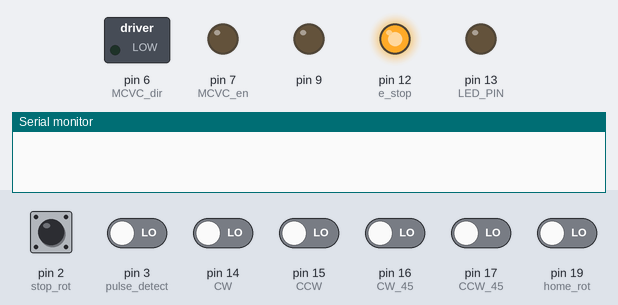
A sketch run on a simulated Arduino Uno, built with avr-gcc and run on an emulated ATmega328P. On the bench: switched loads named in the sketch (green lamp = pin HIGH), output pins drawn as LEDs (lit = HIGH), the last lines printed to the serial monitor. Dashed ring = blinking. Inputs (shaded band) come from the test bench; at power-on: pin 2 (stop_rot), pin 3 (pulse_detect), pin 14 (CW), pin 15 (CCW), pin 16 (CW_45), pin 17 (CCW_45), pin 19 (home_rot) LOW.

Above: at 1.2 s.
1.3 s: pin 14 (CW) driven HIGH
At 2.2 s:
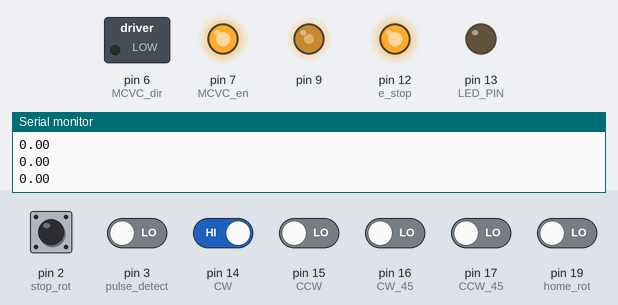
2.8 s: pin 2 (stop_rot) pulled HIGH for 0.15 s
At 2.87 s:
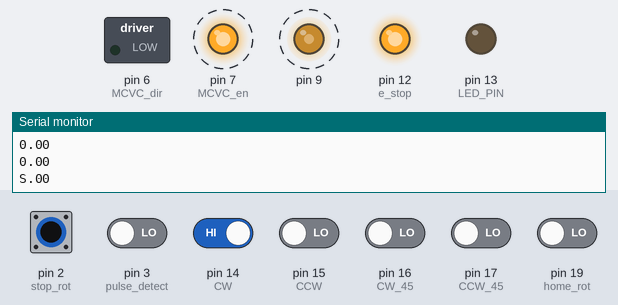
4.4 s: pin 2 (stop_rot) driven HIGH and pin 15 (CCW) driven HIGH
At 5.6 s:
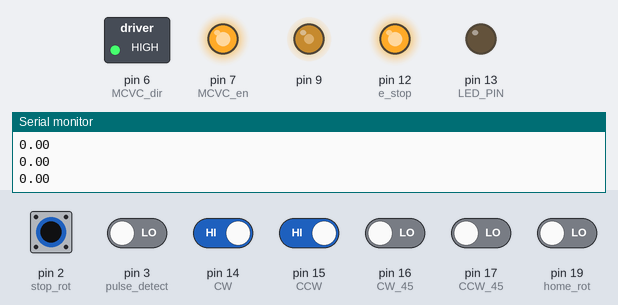
5.9 s: pin 2 (stop_rot) driven LOW
At 6.8 s:
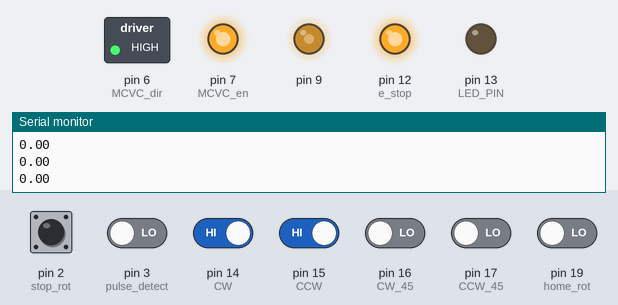
7.4 s: pin 2 (stop_rot) pulsed HIGH 5 times (0.12 s each, 0.3 s apart)
At 7.83 s:
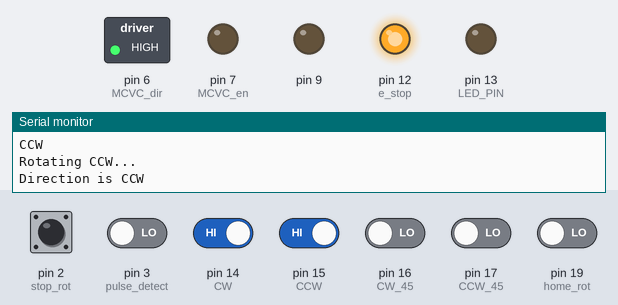
Timing chart, 0 to 10.4 s (numbered marks = the images above; inputs shaded):
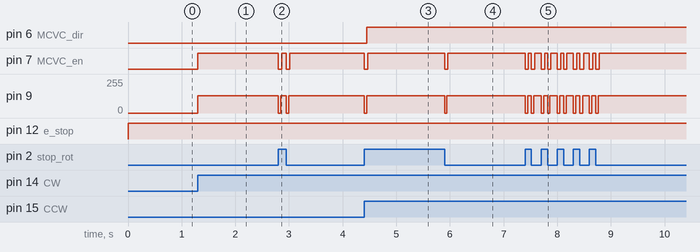

Measured:
- after the input at 1.3 s, pin 7 (MCVC_en): LOW → HIGH at once; pin 9: 0/255 → 128/255 at once
- after the input at 2.8 s, pin 7 (MCVC_en): alternates HIGH for 0.09 s and LOW for 0.06 s, 4 changes in all, then stays HIGH, starting at once; pin 9: alternates 128/255 for 0.10 s and 0/255 for 0.05 s, 4 changes in all, then stays 128/255, starting at once
- after the input at 4.4 s, pin 6 (MCVC_dir): LOW → HIGH after 0.05 s; pin 7 (MCVC_en): HIGH → LOW at once, → HIGH 0.07 s later; pin 9: 128/255 → 0/255 at once, → 128/255 0.05 s later
- after the input at 5.9 s, pin 7 (MCVC_en): HIGH → LOW at once, → HIGH 0.06 s later; pin 9: 128/255 → 0/255 at once, → 128/255 0.04 s later
- after the input at 7.4 s, pin 7 (MCVC_en): HIGH → LOW at once, then repeats every 0.30 s: HIGH 0.06 s, LOW 0.06 s, HIGH 0.12 s, LOW 0.06 s, until it stays HIGH from 8.8 s; pin 9: 128/255 → 0/255 at once, then repeats every 0.30 s: 128/255 0.07 s, 0/255 0.05 s, 128/255 0.13 s, 0/255 0.05 s, until it stays 128/255 from 8.8 s

The sketch:

robot_positioner_v0.53.ino
```cpp
#include <TimerOne.h>
// global variable declarations
int LED_PIN = 13; // LED status on pin 13
int e_stop = 12;
int CCW = 15;
int CW = 14;
int CW_45 = 16;
int CCW_45 = 17;
int home_rot = 19;
int stop_rot = 2;
int pulse_detect = 3; // interrupt pin for encoder
int MCVC_freq = 9; // Sets motor frequency
int MCVC_dir = 6; // Sets motor direction
int MCVC_en = 7;

long pulses = 4;
long gear_ratio = 500;
float pos = 90; // variable to store the servo position
int home_pos = 90;
int stop_flag = 0;
int update_count = 0;

unsigned long currentMillis = 0;
unsigned long previousMilis = 0;

// need some math calculations for the servo motor for specific rotations

/******Setup******/
void setup() {
  Serial.begin(9600);
  pinMode(LED_PIN, OUTPUT); // sets the digital pin as output

  pinMode(e_stop, OUTPUT);

  //pinMode(MCVC_freq, OUTPUT);
  pinMode(MCVC_dir, OUTPUT);
  pinMode(MCVC_en, OUTPUT);

  pinMode(CCW, INPUT);
  pinMode(CW, INPUT);
  pinMode(CW_45, INPUT);
  pinMode(CCW_45, INPUT);
  pinMode(home_rot, INPUT);

  Timer1.initialize(200); // set period
  attachInterrupt(digitalPinToInterrupt(stop_rot), stop_rotating , CHANGE);
  attachInterrupt(digitalPinToInterrupt(pulse_detect), pulse_count_ISR , CHANGE);
}


/******Wait for Rotations to Finish******/
void wait_rotate(int degrees) {
  float pulse_count = 0;
  float rot_direction;
  long abs_degrees = degrees;
  if (degrees > 0){
    rot_direction = -1;
  }
  else {
    rot_direction = 1;
    abs_degrees = degrees * (-1);
    Serial.print(degrees);
    Serial.print(abs_degrees);
  }
  float pulses_to_count = (abs_degrees*pulses*gear_ratio)/360.0;
  Serial.print((pulses_to_count));
  Serial.print("\n");
  attachInterrupt(digitalPinToInterrupt(pulse_detect), pulse_count_ISR , CHANGE);
  interrupts();
  while ((pulse_count < pulses_to_count) && (stop_flag == 0)){
    if (update_count == 1) {
      update_count = 0;
      pulse_count++;
      pos = pos + rot_direction/((pulses*gear_ratio)/360.0);
    }
    Serial.print(pulse_count);
    Serial.print("\n");
  }
  //detachInterrupt(digitalPinToInterrupt(pulse_detect));
  //noInterrupts();
  //Timer1.disablePwm(MCVC_freq);
  if (pos < 0){
    pos = pos + 360;
  }
  else if (pos > 360){
    pos = pos - 360;
  }
  Serial.print("Degrees is now: ");
  Serial.print((pos));
  Serial.print("\n");
  stop_flag = 0;
}

/******Rotation Routine******/
void rotate(int degrees) {
  Timer1.pwm(MCVC_freq, 512); // 512 should be 50% duty cycle
  if (degrees < 0){
    digitalWrite(MCVC_dir, LOW); // set rotation direction to right
    Serial.print("Direction is CW\n");
  }
  else {
    digitalWrite(MCVC_dir, HIGH);
    Serial.print("Direction is CCW\n");
  }

  digitalWrite(MCVC_en, HIGH); // turn on rotation
  wait_rotate(degrees);

  //digitalWrite(MCVC_en, LOW); // turn off
  //Timer1.disablePwm(MCVC_freq);
}


/******Rotate Left******/
void rotate_CCW() {
  Serial.print("Rotating CCW...\n"); // doesn't work
  rotate(1);
}

/******Rotate Left 45******/
void rotate_CCW_45() {
  Serial.print("Rotating CCW 45...\n");
  rotate(45);
}

/******Rotate Right******/
void rotate_CW() {
  Serial.print("Rotating CW...\n");
  rotate(-1);
}

/******Rotate Right 45******/
void rotate_CW_45() {
  Serial.print("Rotating CW 45...\n"); // doesn't work
  rotate(-45);
}

/******Rotate Home Position******/
void home_position() {
  Serial.print("Rotating to home...\n");
  rotate(home_pos - pos);
}

/******Running******/
void loop() {
    noInterrupts();
    digitalWrite(e_stop, HIGH);
    stop_flag = 0;
    //Serial.print("TEST CYCLE\n");

    if (digitalRead(e_stop) == LOW) { // added this in for the e_stop check
      stop_rotating();
      digitalWrite(LED_PIN, HIGH);
    } else {
      digitalWrite(LED_PIN, LOW);
      if(digitalRead(CCW) == HIGH) {
          Serial.print("CCW\n"); // doesn't work
          rotate_CCW();
      } else if(digitalRead(CCW_45) == HIGH) {
          Serial.print("CCW_45\n");
          rotate_CCW_45();
      } else if(digitalRead(CW) == HIGH) {
          Serial.print("CW\n");
          rotate_CW();
      } else if(digitalRead(CW_45) == HIGH) { // doesn't work
          Serial.print("CW_45\n");
          rotate_CW_45();
      } else if(digitalRead(home_rot) == HIGH) {
          previousMilis = millis();
          if(currentMillis - previousMilis >= 200 && digitalRead(home_rot == LOW)) {  // short press
            //previousMilis = currentMillis;
            Serial.print("home_position: short press\n");
            home_position();
          } else if(currentMillis - previousMilis >= 9500 && digitalRead(home_rot == LOW)) { // hold
            //previousMilis = currentMillis;
            Serial.print("home_position: long press\n");
            home_pos = pos;  // new home position
          }
      }
    }
}

/******Interrupt Routine******/
void stop_rotating() {
  stop_flag = 1;
  //detachInterrupt(digitalPinToInterrupt(pulse_detect));
  noInterrupts();
  Timer1.disablePwm(MCVC_freq);
  digitalWrite(MCVC_en, LOW); // turn off
  Serial.print("Stop\n");
}

void pulse_count_ISR() {
  if (stop_flag == 0){
    update_count = 1;
    //Serial.print("P\n");
  }
  else {
    //Serial.print("NP\n");
  }
}
```
